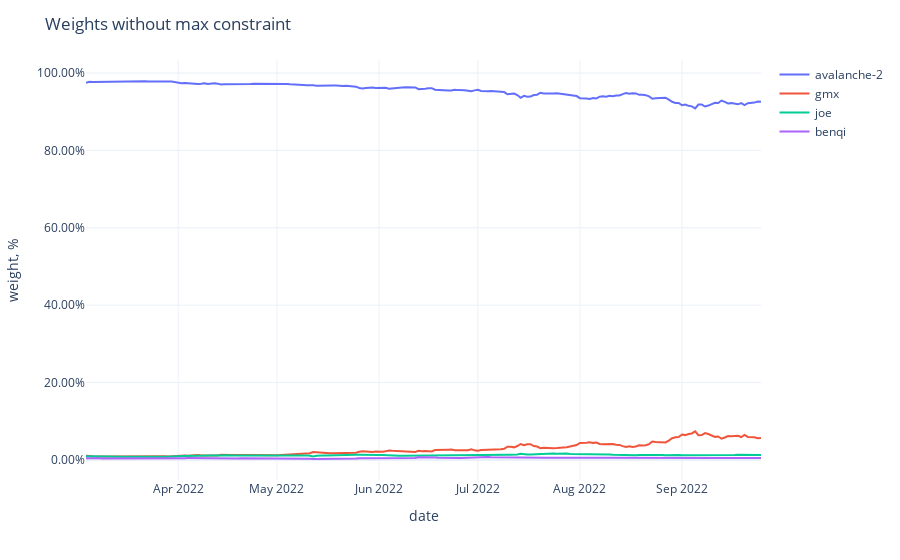

Notebook cell for this chart:
### Code cell
fig = px.line(weights,
              labels={'value': 'weight, %', 'variable': ''})
fig.update_traces(
    hovertemplate="%{y}"
)
fig.update_yaxes(
    tickformat=".2%",
)
fig.update_xaxes(
    showspikes=True,
    spikethickness=2,
    spikedash="dot",
    spikecolor="#999999",
    spikemode="across",
)
fig.update_layout(
    ## showlegend=False,
    hovermode="x",
    hoverdistance=100,  ## Distance to show hover label of data point
    spikedistance=1000,  ## Distance to show spike
    template='plotly_white',
    title='Weights without max constraint'
)

### Figure 1 — Plotly figure (JSON) as saved in the notebook; plotly's stock layout.template omitted (floating-point values rounded to 4 significant figures; data arrays with more than 128 entries replaced by an {"elided": "..."} marker saying what was removed)
{"data": [{"hovertemplate": "%{y}", "legendgroup": "avalanche-2", "line": {"color": "#636efa", "dash": "solid"}, "marker": {"symbol": "circle"}, "mode": "lines", "name": "avalanche-2", "orientation": "v", "showlegend": true, "type": "scatter", "x": {"elided": "206 str values"}, "xaxis": "x", "y": {"elided": "206 float values"}, "yaxis": "y"}, {"hovertemplate": "%{y}", "legendgroup": "gmx", "line": {"color": "#EF553B", "dash": "solid"}, "marker": {"symbol": "circle"}, "mode": "lines", "name": "gmx", "orientation": "v", "showlegend": true, "type": "scatter", "x": {"elided": "206 str values"}, "xaxis": "x", "y": {"elided": "206 float values"}, "yaxis": "y"}, {"hovertemplate": "%{y}", "legendgroup": "joe", "line": {"color": "#00cc96", "dash": "solid"}, "marker": {"symbol": "circle"}, "mode": "lines", "name": "joe", "orientation": "v", "showlegend": true, "type": "scatter", "x": {"elided": "206 str values"}, "xaxis": "x", "y": {"elided": "206 float values"}, "yaxis": "y"}, {"hovertemplate": "%{y}", "legendgroup": "benqi", "line": {"color": "#ab63fa", "dash": "solid"}, "marker": {"symbol": "circle"}, "mode": "lines", "name": "benqi", "orientation": "v", "showlegend": true, "type": "scatter", "x": {"elided": "206 str values"}, "xaxis": "x", "y": {"elided": "206 float values"}, "yaxis": "y"}], "layout": {"hoverdistance": 100, "hovermode": "x", "legend": {"title": {"text": ""}, "tracegroupgap": 0}, "margin": {"t": 60}, "spikedistance": 1000, "title": {"text": "Weights without max constraint"}, "xaxis": {"anchor": "y", "domain": [0, 1], "showspikes": true, "spikecolor": "#999999", "spikedash": "dot", "spikemode": "across", "spikethickness": 2, "title": {"text": "date"}}, "yaxis": {"anchor": "x", "domain": [0, 1], "tickformat": ".2%", "title": {"text": "weight, %"}}}}
